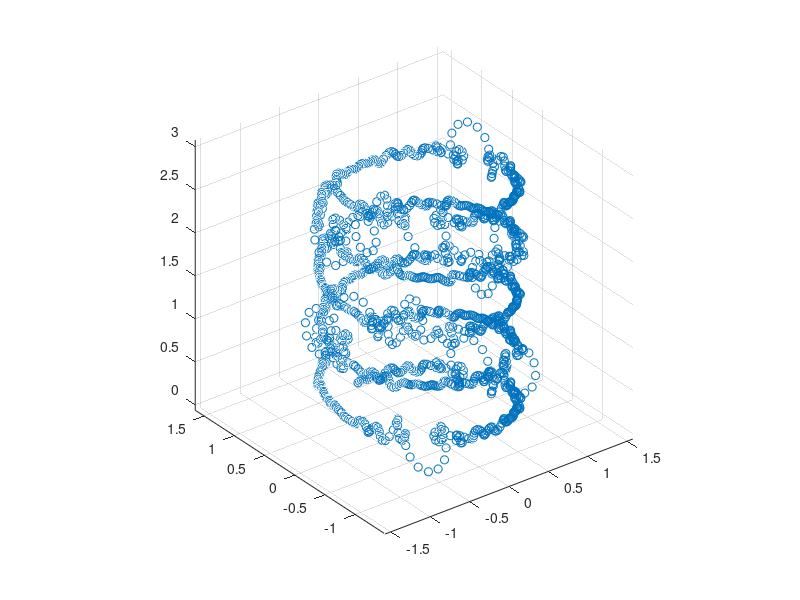

This chart was generated by the following MATLAB code: (Note: this script raises an error after producing the figure.)
clc
clear all
close all

warning('off','all')

load trajektoria1

plot3(x, y, z, 'o')
grid on
axis equal

%% 4

N = 60;
xa = aproksymacjaWielomianowa(n, x, N);  % aproksymacja wspolrzednej x
ya = aproksymacjaWielomianowa(n, y, N);  % aproksymacja wspolrzednej y
za = aproksymacjaWielomianowa(n, z, N);  % aproksymacja wspolrzednej z

plot3(x,y,z,'o')
hold on
plot3(xa, ya, za, 'g', 'LineWidth', 4)
title("Aproksymacja wielomianowa trajektorii drona")
xlabel("Współrzędna x [m]")
ylabel("Współrzędna y [m]")
zlabel("Współrzędna z [m]")

print -dpng zadanie4.png

%% 5

load trajektoria2

N = 60;
xa = aproksymacjaWielomianowa(n, x, N);  % aproksymacja wspolrzednej x
ya = aproksymacjaWielomianowa(n, y, N);  % aproksymacja wspolrzednej y
za = aproksymacjaWielomianowa(n, z, N);  % aproksymacja wspolrzednej z

plot3(x,y,z,'o')
hold on
plot3(xa, ya, za, 'g', 'LineWidth', 4)
title("Aproksymacja wielomianowa drugiej trajektorii drona")
xlabel("Współrzędna x [m]")
ylabel("Współrzędna y [m]")
zlabel("Współrzędna z [m]")

print -dpng zadanie5a.png

%% 5b

for i = 1:71
    xa = aproksymacjaWielomianowa(n, x, i);  % aproksymacja wspolrzednej x
    ya = aproksymacjaWielomianowa(n, y, i);  % aproksymacja wspolrzednej y
    za = aproksymacjaWielomianowa(n, z, i);  % aproksymacja wspolrzednej z

    sum_x = 0;
    sum_y = 0;
    sum_z = 0;

    for j = 1:length(n)
        sum_x = sum_x + (x(j) - xa(j))^2;
        sum_y = sum_y + (y(j) - ya(j))^2;
        sum_z = sum_z + (z(j) - za(j))^2;
    end

    err(i) = sqrt(sum_x)/length(n) + sqrt(sum_y)/length(n) + sqrt(sum_z)/length(n);
end

plot(err)
title("Wykres błędu w zależności od rzędu aproksymacji")
xlabel("Rząd aproksymacji")
ylabel("Wartość błędu")

print -dpng zadanie5b

%% 6

load trajektoria2

N = 60;
xa = aproksymacjaTrygonometryczna(n, x, N);  % aproksymacja wspolrzednej x
ya = aproksymacjaTrygonometryczna(n, y, N);  % aproksymacja wspolrzednej y
za = aproksymacjaTrygonometryczna(n, z, N);  % aproksymacja wspolrzednej z

plot3(x,y,z,'o')
hold on
plot3(xa, ya, za, 'g', 'LineWidth', 4)
title("Aproksymacja trygonometryczna drugiej trajektorii drona")
xlabel("Współrzędna x [m]")
ylabel("Współrzędna y [m]")
zlabel("Współrzędna z [m]")

print -dpng zadanie6a.png

%% 6b

for i = 1:71
    xa = aproksymacjaTrygonometryczna(n, x, i);  % aproksymacja wspolrzednej x
    ya = aproksymacjaTrygonometryczna(n, y, i);  % aproksymacja wspolrzednej y
    za = aproksymacjaTrygonometryczna(n, z, i);  % aproksymacja wspolrzednej z

    sum_x = 0;
    sum_y = 0;
    sum_z = 0;

    for j = 1:length(n)
        sum_x = sum_x + (x(j) - xa(j))^2;
        sum_y = sum_y + (y(j) - ya(j))^2;
        sum_z = sum_z + (z(j) - za(j))^2;
    end

    err(i) = sqrt(sum_x)/length(n) + sqrt(sum_y)/length(n) + sqrt(sum_z)/length(n);
end

plot(err)
title("Wykres błędu w zależności od rzędu aproksymacji trygonometrycznej")
xlabel("Rząd aproksymacji")
ylabel("Wartość błędu")

print -dpng zadanie6b

%% 6c

N = 150;
xa = aproksymacjaTrygonometryczna(n, x, N);  % aproksymacja wspolrzednej x
ya = aproksymacjaTrygonometryczna(n, y, N);  % aproksymacja wspolrzednej y
za = aproksymacjaTrygonometryczna(n, z, N);  % aproksymacja wspolrzednej z

plot3(x,y,z,'o')
hold on
plot3(xa, ya, za, 'g', 'LineWidth', 4)
title("Aproksymacja trygonometryczna drugiej trajektorii drona N = 150")
xlabel("Współrzędna x [m]")
ylabel("Współrzędna y [m]")
zlabel("Współrzędna z [m]")

print -dpng zadanie6c.png
